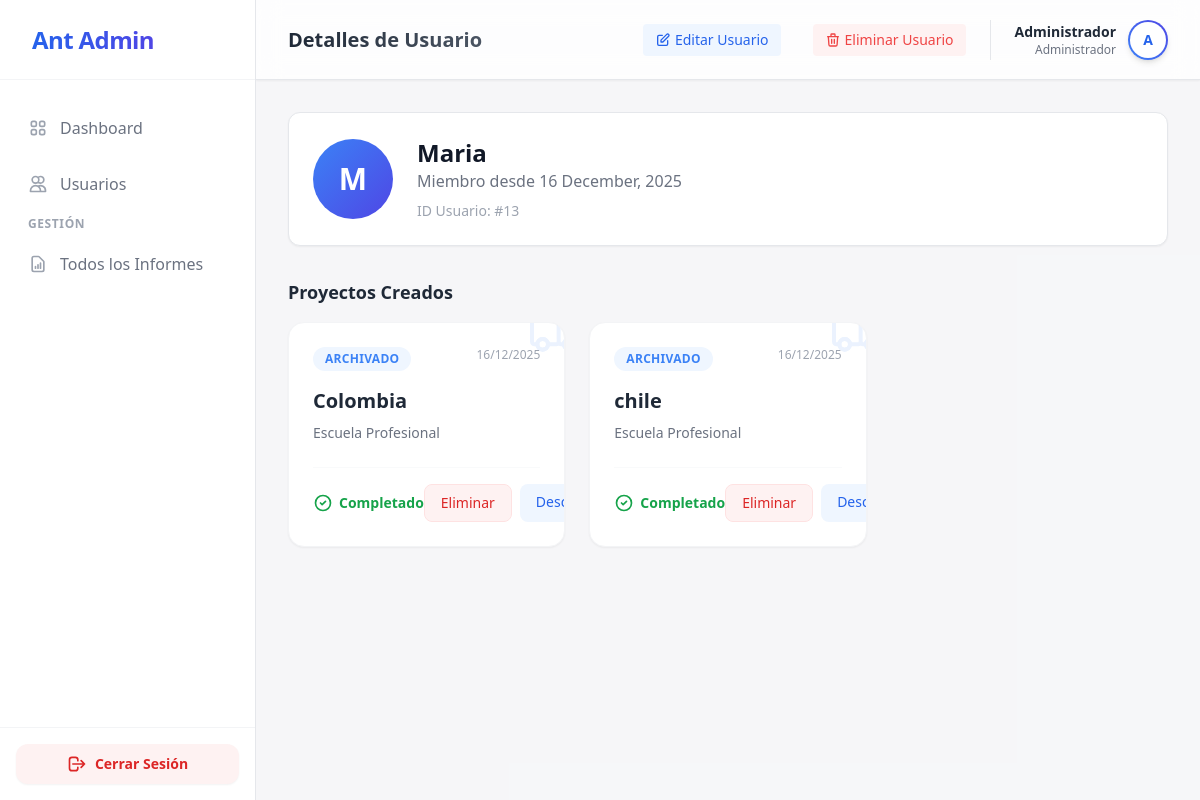
The page /admin_user_details.php?id=13 (signed in) on the database its author committed.
### tables this page shows
CREATE TABLE `users` (
  `id` int NOT NULL,
  `username` varchar(50) NOT NULL,
  `full_name` varchar(100) DEFAULT NULL,
  `job_title` varchar(100) DEFAULT NULL,
  `gender` enum('male','female') DEFAULT NULL,
  `password` varchar(255) NOT NULL,
  `role` varchar(20) NOT NULL DEFAULT 'user',
  `created_at` timestamp NULL DEFAULT CURRENT_TIMESTAMP
);

CREATE TABLE `reports_archive` (
  `id` int NOT NULL,
  `user_id` int NOT NULL,
  `school_type` varchar(50) NOT NULL,
  `school_name` varchar(255) DEFAULT NULL,
  `form_data` longtext,
  `created_at` timestamp NULL DEFAULT CURRENT_TIMESTAMP
);

### admin_user_details.php (the view, shortened to what this page needs)
<?php
require_once 'includes/db_connection.php';
$userId = $_GET['id'] ?? 0;
$stmt = $pdo->prepare("SELECT * FROM users WHERE id = ?");
$stmt->execute([$userId]);
$user = $stmt->fetch(PDO::FETCH_ASSOC);
?>
<!DOCTYPE html>
<html lang="es">
<head>
    <script src="https://cdn.tailwindcss.com"></script>
</head>
<body class="bg-gray-100 font-sans antialiased">
<div class="flex h-screen overflow-hidden">
    <aside id="adminSidebar" class="fixed inset-y-0 left-0 z-50 transform -translate-x-full transition-transform duration-300 w-64 bg-white border-r border-gray-200 flex flex-col md:relative md:translate-x-0 md:flex shadow-2xl md:shadow-none font-inter">
        <div class="h-20 flex items-center justify-between px-8 border-b border-gray-100">
            <span class="text-transparent bg-clip-text bg-gradient-to-r from-blue-600 to-indigo-600 font-extrabold text-2xl tracking-tight">Ant Admin</span>
        </div>
        <nav class="flex-1 py-6 space-y-2 px-3">
            <a href="admin_dashboard.php" class="flex items-center px-4 py-3 rounded-xl text-gray-500 hover:bg-gray-50 hover:text-gray-900 transition-all duration-200 group">
                <span class="font-medium">Dashboard</span>
            </a>
            <a href="admin_users.php" class="flex items-center px-4 py-3 rounded-xl text-gray-500 hover:bg-gray-50 hover:text-gray-900 transition-all duration-200 group">
                <span class="font-medium">Usuarios</span>
            </a>
            <div class="uppercase text-xs font-bold text-gray-400 px-4 mt-8 mb-2 tracking-wider">GESTIÓN</div>
            <a href="admin_reports.php" class="flex items-center px-4 py-3 rounded-xl text-gray-500 hover:bg-gray-50 hover:text-gray-900 transition-all duration-200 group">
                <span class="font-medium">Todos los Informes</span>
            </a>
        </nav>
        <div class="p-4 border-t border-gray-100">
            <a href="logout.php" id="logoutBtn" class="flex items-center justify-center w-full px-4 py-2.5 text-red-600 bg-red-50 hover:bg-red-100 hover:text-red-700 rounded-xl transition-all duration-200 text-sm font-bold shadow-sm hover:shadow">
                <svg class="w-5 h-5 mr-2" fill="none" stroke="currentColor" viewBox="0 0 24 24"><path stroke-linecap="round" stroke-linejoin="round" stroke-width="2" d="M17 16l4-4m0 0l-4-4m4 4H7m6 4v1a3 3 0 01-3 3H6a3 3 0 01-3-3V7a3 3 0 013-3h4a3 3 0 013 3v1"></path></svg>
                Cerrar Sesión
            </a>
        </div>
    </aside>
    <main class="flex-1 flex flex-col h-screen overflow-hidden bg-gray-50/50">
        <header class="h-20 bg-white/80 backdrop-blur-md border-b border-gray-200 flex items-center justify-between px-4 md:px-8 sticky top-0 z-30 transition-all duration-300 shadow-sm">
            <div class="flex items-center gap-4">
                <div class="text-xl font-extrabold text-transparent bg-clip-text bg-gradient-to-r from-gray-800 to-gray-600">Detalles de Usuario</div>
            </div>
            <div class="flex items-center gap-6">
                <button onclick="openEditModal()" class="text-blue-600 hover:text-blue-800 font-medium text-sm flex items-center gap-1 bg-blue-50 hover:bg-blue-100 px-3 py-1.5 rounded transition-colors mr-2">
                    <svg class="w-4 h-4" fill="none" stroke="currentColor" viewBox="0 0 24 24"><path stroke-linecap="round" stroke-linejoin="round" stroke-width="2" d="M11 5H6a2 2 0 00-2 2v11a2 2 0 002 2h11a2 2 0 002-2v-5m-1.414-9.414a2 2 0 112.828 2.828L11.828 15H9v-2.828l8.586-8.586z"></path></svg>
                    Editar Usuario
                </button>
                <form id="deleteForm" action="actions/delete_user.php" method="POST">
                    <button type="button" onclick="confirmDelete()" class="text-red-500 hover:text-red-700 font-medium text-sm flex items-center gap-1 bg-red-50 hover:bg-red-100 px-3 py-1.5 rounded transition-colors">
                        <svg class="w-4 h-4" fill="none" stroke="currentColor" viewBox="0 0 24 24"><path stroke-linecap="round" stroke-linejoin="round" stroke-width="2" d="M19 7l-.867 12.142A2 2 0 0116.138 21H7.862a2 2 0 01-1.995-1.858L5 7m5 4v6m4-6v6m1-10V4a1 1 0 00-1-1h-4a1 1 0 00-1 1v3M4 7h16"></path></svg>
                        Eliminar Usuario
                    </button>
                </form>
                <div class="flex items-center gap-3 pl-6 border-l border-gray-200">
                     <div class="text-right hidden md:block">
                        <div class="text-sm font-bold text-gray-800"><?php echo htmlspecialchars($_SESSION['username']); ?></div>
                        <div class="text-xs text-gray-500 font-medium">Administrador</div>
                    </div>
                     <div class="w-10 h-10 rounded-full bg-gradient-to-tr from-blue-500 to-indigo-600 p-0.5 shadow-md">
                        <div class="w-full h-full rounded-full bg-white flex items-center justify-center text-blue-600 font-bold text-sm">
                            <?php echo strtoupper(substr($_SESSION['username'], 0, 1)); ?>
                        </div>
                    </div>
                </div>
            </div>
        </header>
        <div class="flex-1 overflow-y-auto p-8">
            <div class="bg-white rounded-xl shadow-sm border border-gray-200 p-6 mb-8 flex items-center gap-6">
                <div class="h-20 w-20 rounded-full bg-gradient-to-br from-blue-500 to-indigo-600 flex items-center justify-center text-white text-3xl font-bold">
                    <?php echo strtoupper(substr($user['username'], 0, 1)); ?>
                </div>
                <div>
                    <h2 class="text-2xl font-bold text-gray-900"><?php echo htmlspecialchars($user['username']); ?></h2>
                    <p class="text-gray-500">Miembro desde <?php echo date('d F, Y', strtotime($user['created_at'])); ?></p>
                    <div class="mt-2 text-sm text-gray-400">ID Usuario: #<?php echo $user['id']; ?></div>
                </div>
            </div>
            <div>
                <h3 class="text-lg font-bold text-gray-800 mb-4">Proyectos Creados</h3>
                <?php
                $allReports = [];
                try {
                    $arcStmt = $pdo->prepare("SELECT * FROM reports_archive WHERE user_id = ? ORDER BY created_at DESC");
                    $arcStmt->execute([$userId]);
                    $archives = $arcStmt->fetchAll(PDO::FETCH_ASSOC);
                    foreach ($archives as $arc) {
                        $allReports[] = [
                            'type' => 'archive',
                            'id' => $arc['id'],
                            'school_type' => $arc['school_type'],
                            'school_name' => $arc['school_name'] ?? 'Informe Archivado',
                            'updated_at' => $arc['created_at'],
                            'step' => ($arc['school_type'] == 'professional' ? 8 : 13)
                        ];
                    }
                } catch (Exception $e) {}
                ?>
                <?php if (count($allReports) > 0): ?>
                    <div class="grid grid-cols-1 md:grid-cols-2 lg:grid-cols-3 gap-6">
                        <?php foreach ($allReports as $report):
                            $isProfessional = ($report['school_type'] === 'professional');
                            $typeLabel = $isProfessional ? 'Escuela Profesional' : 'Escuela No Profesional';
                            if ($isProfessional) {
                                $iconColor = 'text-blue-500';
                                $bgColor = 'bg-blue-50';
                            }
                            $baseUrl = $isProfessional ? 'actions/generate_word_professional.php' : 'actions/generate_word.php';
                            if ($report['type'] === 'active') {
                                $downloadUrl = $baseUrl . "?admin_download_user_id=" . $report['id'];
                            } else {
                                $downloadUrl = $baseUrl . "?archive_id=" . $report['id'];
                            }
                            $isCompleted = ($isProfessional && $report['step'] >= 8) || (!$isProfessional && $report['step'] >= 13);
                        ?>
                        <div class="bg-white rounded-2xl shadow-sm border border-gray-100 p-6 hover:shadow-xl hover:-translate-y-1 transition-all duration-300 relative overflow-hidden group h-full flex flex-col justify-between">
                            <div class="absolute -right-6 -top-6 <?php echo $iconColor; ?> opacity-10 group-hover:opacity-20 transition-opacity">
                            </div>
                            <div class="relative z-10">
                                <div class="flex justify-between items-start mb-4">
                                    <span class="<?php echo $bgColor . ' ' . $iconColor; ?> text-xs font-bold px-3 py-1 rounded-full uppercase tracking-wide">
                                        <?php echo $report['type'] === 'archive' ? 'Archivado' : 'En Progreso'; ?>
                                    </span>
                                    <span class="text-xs text-gray-400 font-medium"><?php echo date('d/m/Y', strtotime($report['updated_at'])); ?></span>
                                </div>
                                <h3 class="text-xl font-bold text-gray-800 leading-snug mb-2 break-words" title="<?php echo htmlspecialchars($report['school_name']); ?>">
                                    <?php echo htmlspecialchars($report['school_name']); ?>
                                </h3>
                                <p class="text-sm text-gray-500 mb-6"><?php echo $typeLabel; ?></p>
                            </div>
                            <div class="flex items-center justify-between pt-4 border-t border-gray-50 mt-auto relative z-10">
                                <?php if ($isCompleted): ?>
                                    <div class="flex items-center text-green-600 text-sm font-semibold">
                                        <svg class="w-5 h-5 mr-1.5" fill="none" stroke="currentColor" viewBox="0 0 24 24"><path stroke-linecap="round" stroke-linejoin="round" stroke-width="2" d="M9 12l2 2 4-4m6 2a9 9 0 11-18 0 9 9 0 0118 0z"></path></svg>
                                        Completado
                                    </div>
                                <?php endif; ?>
                                <div class="flex gap-2">
                                    <form action="actions/admin_delete_report.php" method="POST" class="inline-block delete-report-form">
                                        <button type="button" onclick="confirmDeleteReport(this.form)" class="text-red-600 hover:text-red-700 bg-red-50 hover:bg-red-100 font-medium rounded-lg px-4 py-2 text-sm transition-colors border border-red-100">
                                            Eliminar
                                        </button>
                                    </form>
                                    <a href="<?php echo $downloadUrl; ?>" class="text-blue-600 hover:text-blue-700 bg-blue-50 hover:bg-blue-100 font-medium rounded-lg px-4 py-2 text-sm transition-colors">
                                        Descargar
                                    </a>
                                </div>
                            </div>
                        </div>
                        <?php endforeach; ?>
                    </div>
                <?php endif; ?>
            </div>
        </div>
    </main>
</div>
</html>

### admin_user_details.php (style rules this page uses)
body { font-family: 'Inter', sans-serif; }

### rows shown on the page
users: username "M", username "Maria", created_at "16 December, 2025", id "13"
reports_archive: created_at "16/12/2025", school_name "Colombia", school_type "Escuela Profesional", shows "Completado"
reports_archive: created_at "16/12/2025", school_name "chile", school_type "Escuela Profesional", shows "Completado"

### other values the page prints
$_SESSION['username'] "Administrador"
substr($_SESSION['username'], 0, 1) "A"
